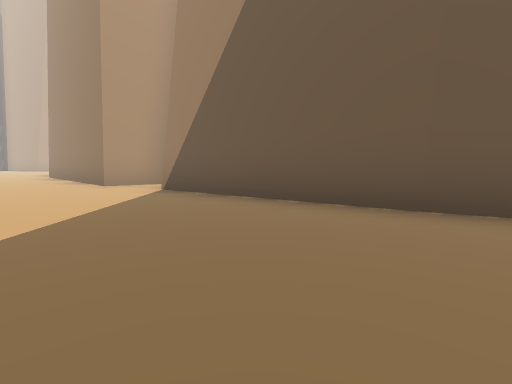
View 1 (above)

22 first-person views from a walk through a Unity game level. The camera is 1.2 m above the floor, tilts 6° down and sees 85° across. The floor is counted in squares, 2.62 m on a side. Each view is taken from the middle of a square. On the plan, view 1 faces up. The plan holds only what a view shows up to about 9 squares ahead; the rest is blank. The place goes on beyond the plan. The player is left out. Some animated figures are not drawn.

View 2
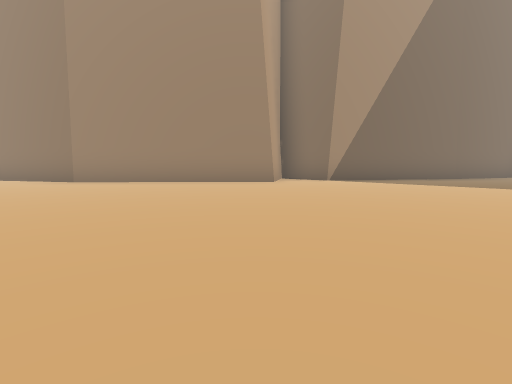

View 3
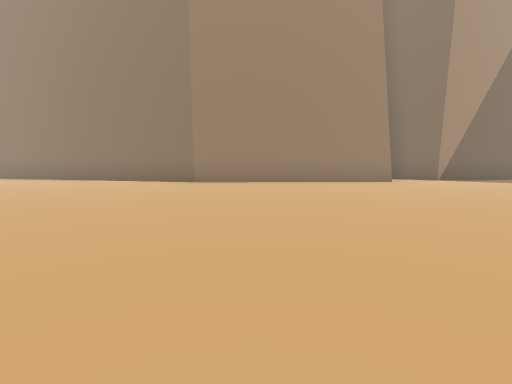

View 4
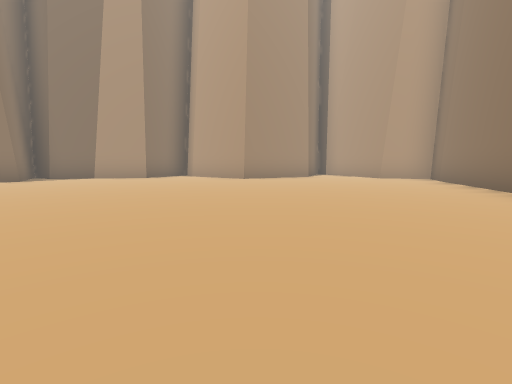

View 5
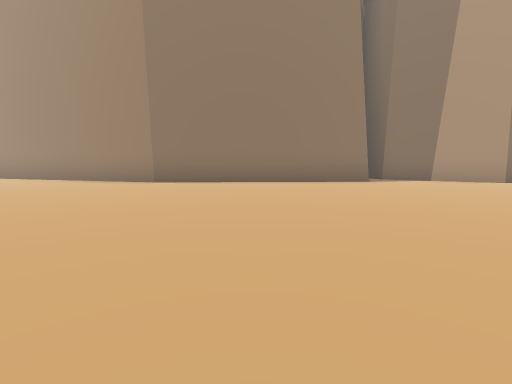

View 6
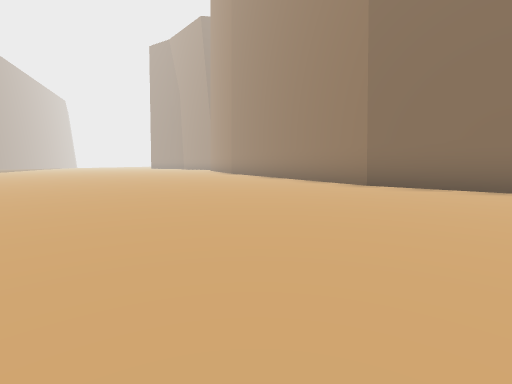

View 7
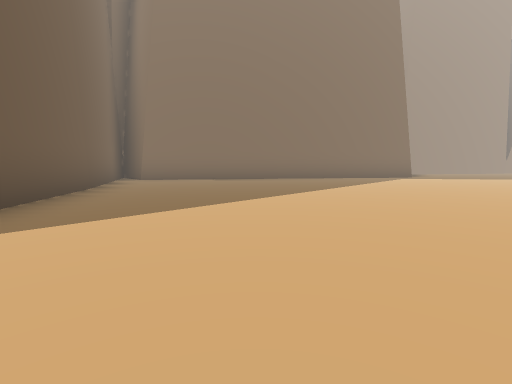

View 8
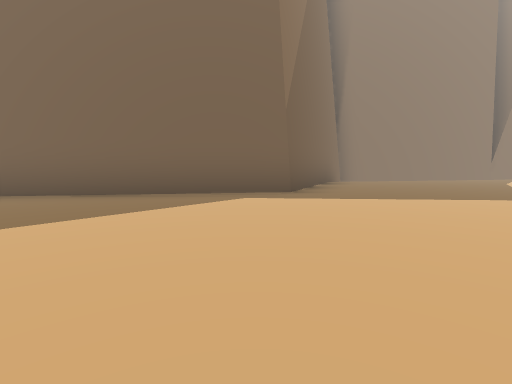

View 9
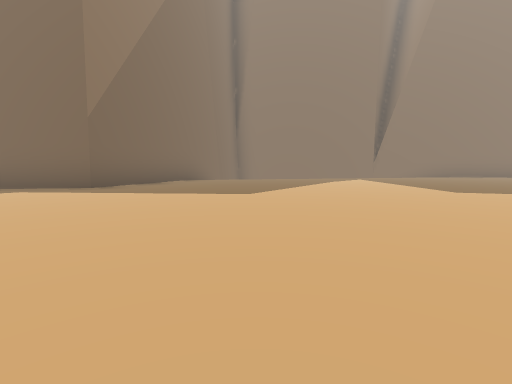

View 10
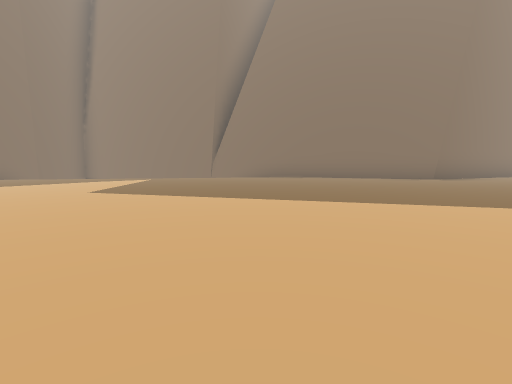

View 11
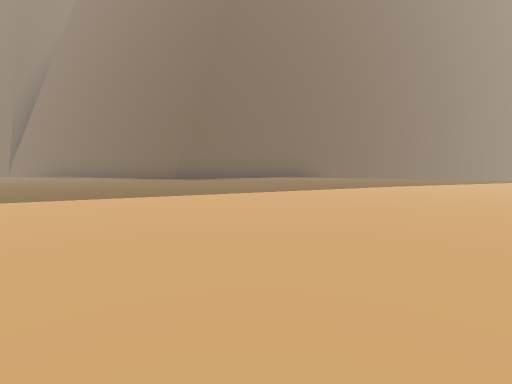

View 12
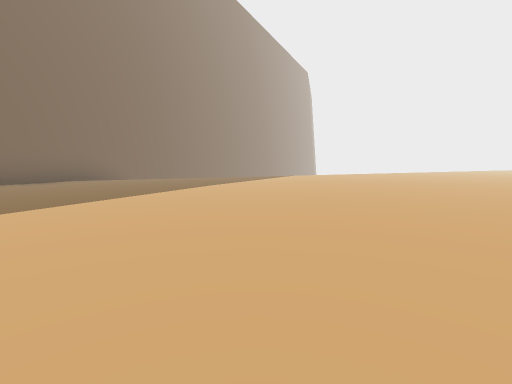

View 13
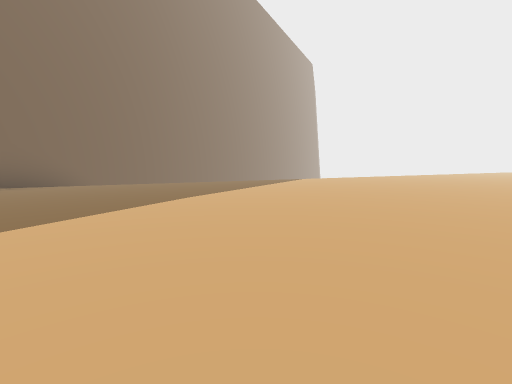

View 14
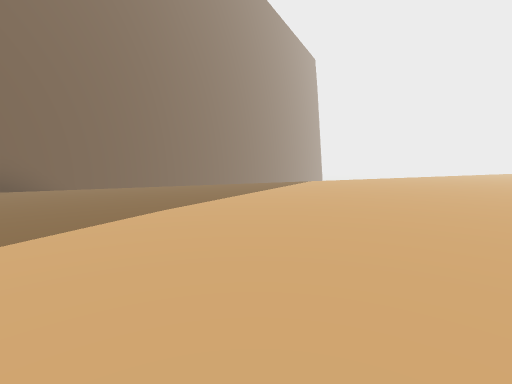

View 15
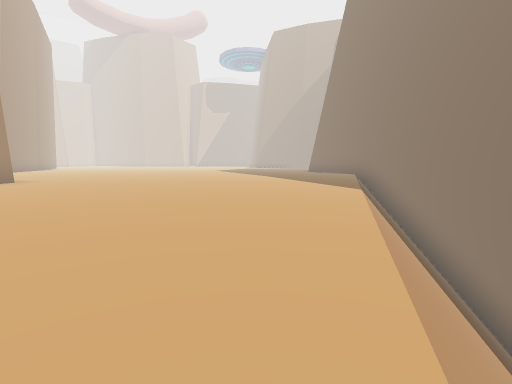

View 16
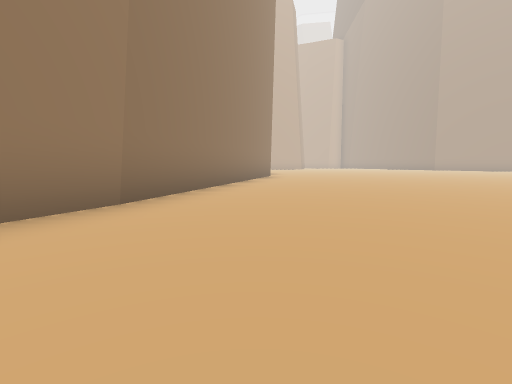

View 17
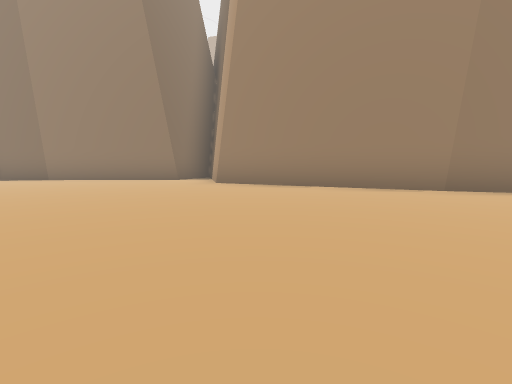

View 18
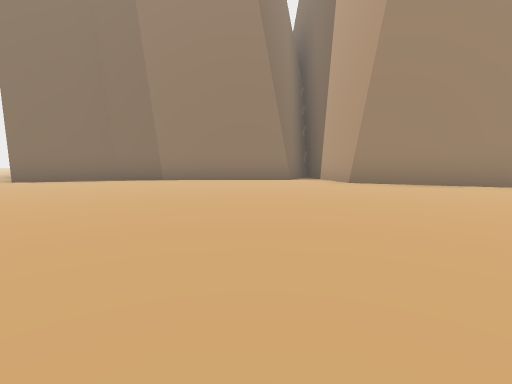

View 19
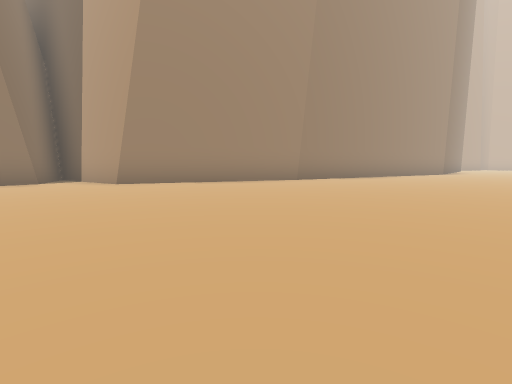

View 20
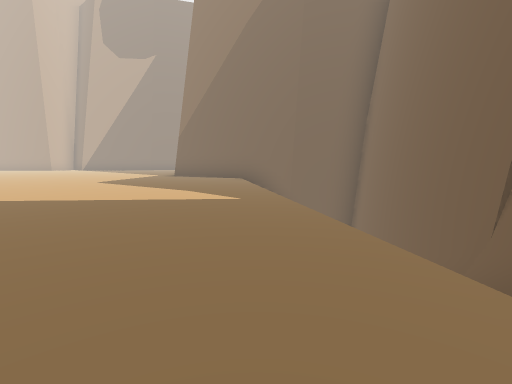

View 21
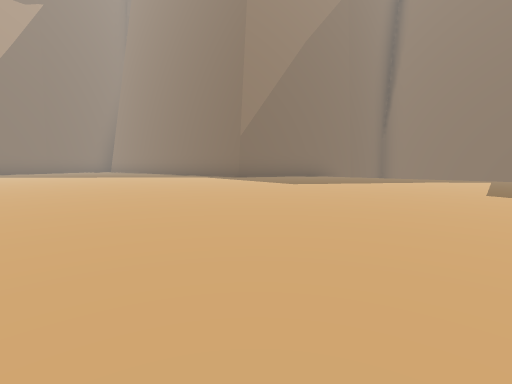

View 22
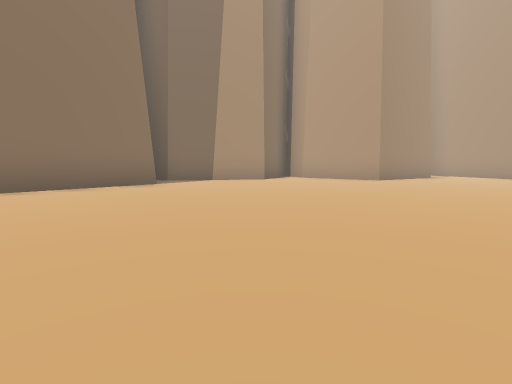

### Floor plan
Key: @ floor where view 1 was taken; # wall or solid block; . floor; v drop or lower ground.
Columns run from 22 left of view 1 to 4 right of it. Each row starts with its distance up from view 1.
 15         ######
 14         #....#
 13         #....##
 12       ###.....#
 11      ##.......##
 10      #.........##
  9     ##..........##
  8     #............##
  7     #.............##
  6     ##.............###
  5      #...............##
  4      #................##
  3      #.................###
  2      #......  ...........##
  1      #....................#
  0     ##.......     ....@..##
 -1     #.......     .......##
 -2     #.......    ........#
 -3     #.......   ........##
 -4    ##.......  ........##
 -5    #.......  ........##
 -6   ##....... .........##
 -7   #........  .........#
 -8  ##...... ............#
 -9 ##.......  ..........v##
-10 #........  .........v v#
-11 #........  .........  v#
-12 #.......   ........v v##
-13 #.................vv###
-14 #.................v##
-15 ##...............#
-16  #.............###
-17  #...........###
-18  ............#
-19  ...........##
-20  ...........#
-21 ..........v##
-22 ........vvv#
-23 ......vvvv##
-24 ....vvvvvv#
-25 ..vvvvvvv##

Where each view was taken, in squares from view 1:
view 1: 0 up, 0 right, facing up
view 2: 1 up, 8 left, facing up-right
view 3: 3 up, 10 left, facing up-right
view 4: 6 up, 8 left, facing up-left
view 5: 4 up, 10 left, facing left
view 6: 4 up, 11 left, facing down-left
view 7: 4 up, 4 left, facing down-right
view 8: 2 down, 4 left, facing down-right
view 9: 4 down, 7 left, facing down-right
view 10: 8 down, 11 left, facing down-right
view 11: 13 down, 16 left, facing down-right
view 12: 13 down, 15 left, facing down
view 13: 15 down, 15 left, facing down
view 14: 16 down, 15 left, facing down
view 15: 25 down, 21 left, facing up-right
view 16: 8 down, 17 left, facing up
view 17: 8 down, 14 left, facing left
view 18: 11 down, 14 left, facing left
view 19: 11 down, 14 left, facing up-left
view 20: 14 down, 6 left, facing up-right
view 21: 6 down, 10 left, facing right
view 22: 4 up, 11 left, facing up-left
